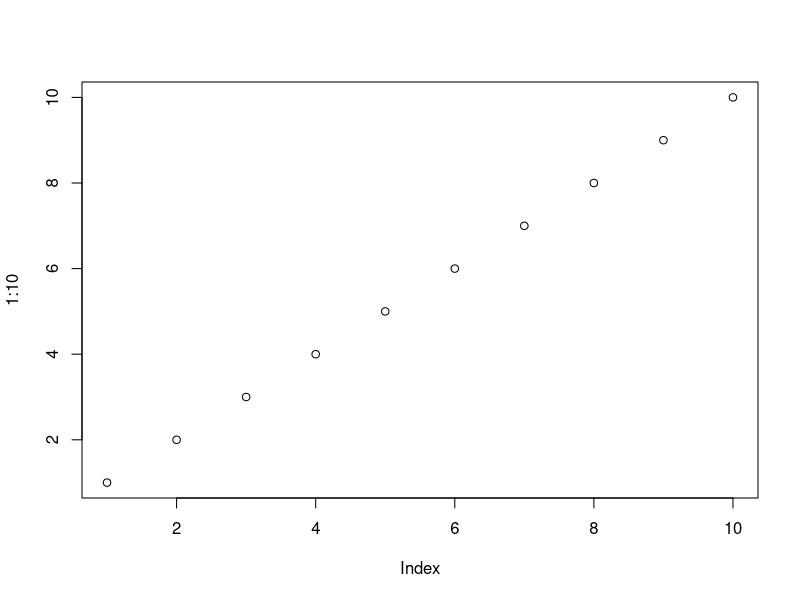
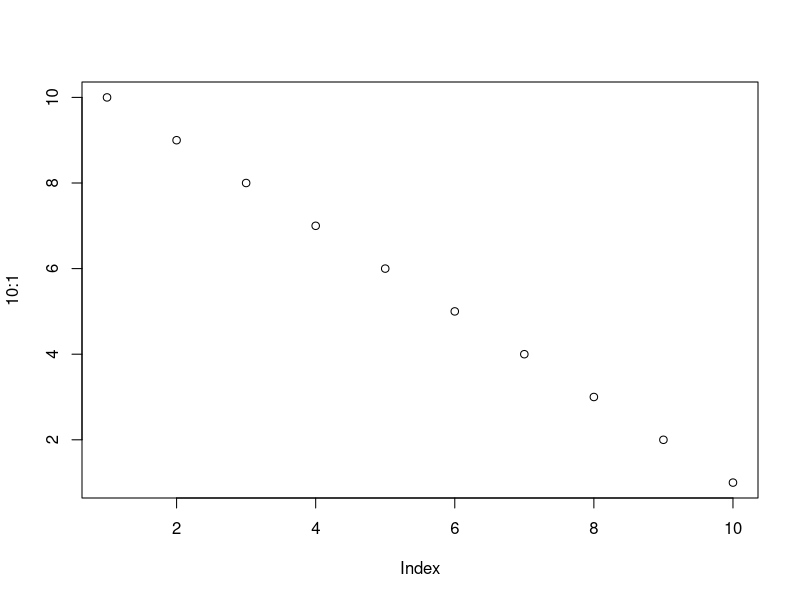
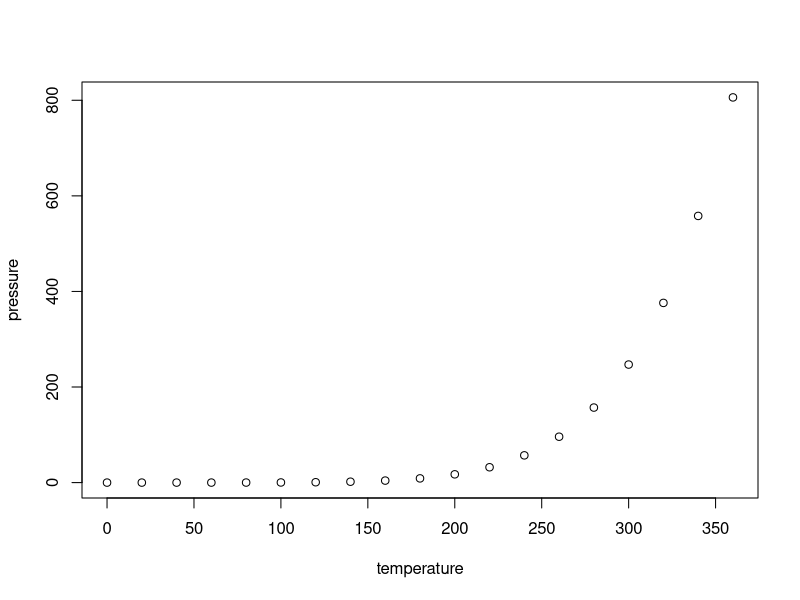

Reproduce these figures in R, in order.
## ---- chunk 1
knitr::opts_chunk$set(echo = TRUE)
## ---- chunk 2
plot(1:10)
plot(10:1)
## ---- chunk 3
summary(cars)
## ---- chunk 4
plot(pressure)
